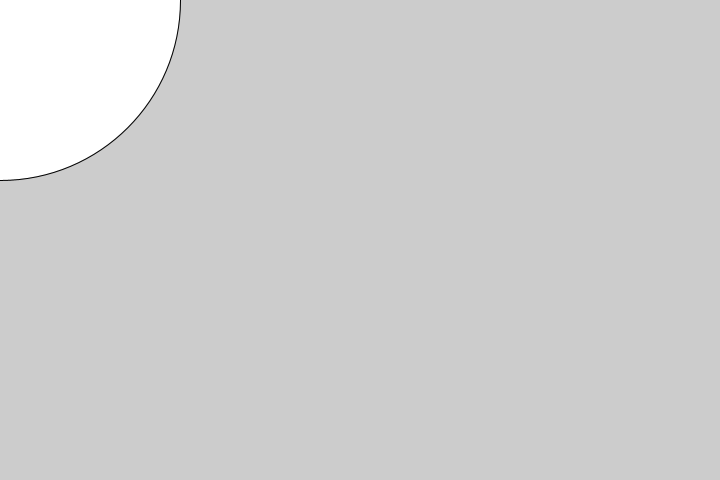
Frame 1 (no input)
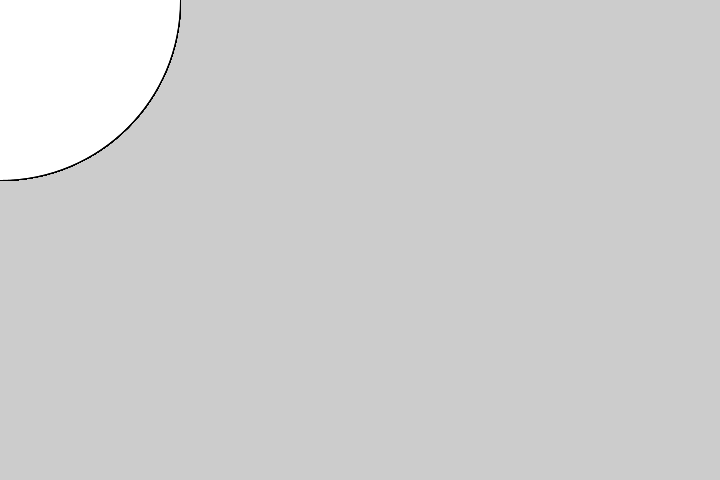
Frame 60 (the mouse pressed at the canvas centre just before this capture)
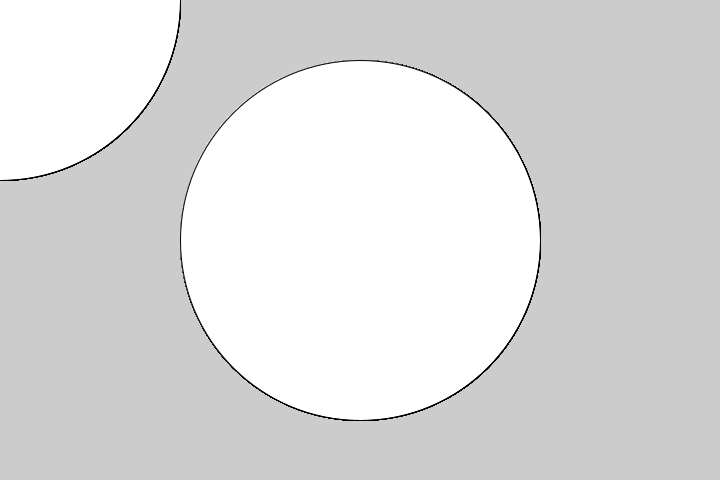
Frame 120 (the mouse held since frame 60 and released just before this capture)

The Processing sketch that drew these frames (run headless with seeded random() and noise(); from frame 60 on, the mouse is pressed at the canvas centre):

// Processing sketch: sketch_02_nobackground
// ── sketch_02_nobackground.pde
void setup() {
  size(720, 480);
}

void draw() {
  //background(204, 204, 204);
  ellipse(mouseX, mouseY, 360, 360);
}
